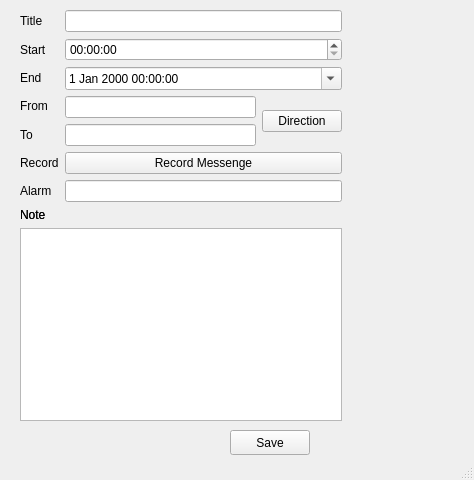
<?xml version="1.0" encoding="UTF-8"?>
<ui version="4.0">
 <class>choose</class>
 <widget class="QMainWindow" name="choose">
  <property name="geometry">
   <rect>
    <x>0</x>
    <y>0</y>
    <width>474</width>
    <height>480</height>
   </rect>
  </property>
  <property name="windowTitle">
   <string>MainWindow</string>
  </property>
  <widget class="QWidget" name="centralwidget">
   <widget class="QPushButton" name="okBtn">
    <property name="geometry">
     <rect>
      <x>230</x>
      <y>430</y>
      <width>80</width>
      <height>25</height>
     </rect>
    </property>
    <property name="text">
     <string>Save</string>
    </property>
   </widget>
   <widget class="QWidget" name="layoutWidget">
    <property name="geometry">
     <rect>
      <x>20</x>
      <y>10</y>
      <width>322</width>
      <height>411</height>
     </rect>
    </property>
    <layout class="QGridLayout" name="gridLayout_4">
     <item row="2" column="0">
      <layout class="QGridLayout" name="gridLayout_3">
       <item row="1" column="0">
        <widget class="QLabel" name="label_5">
         <property name="text">
          <string>Note</string>
         </property>
        </widget>
       </item>
       <item row="2" column="0">
        <widget class="QTextEdit" name="comment"/>
       </item>
      </layout>
     </item>
     <item row="0" column="0">
      <layout class="QGridLayout" name="gridLayout_2">
       <item row="1" column="0">
        <widget class="QLabel" name="label_8">
         <property name="text">
          <string>Alarm</string>
         </property>
        </widget>
       </item>
       <item row="0" column="0">
        <layout class="QVBoxLayout" name="verticalLayout">
         <item>
          <widget class="QLabel" name="label">
           <property name="text">
            <string>Title</string>
           </property>
          </widget>
         </item>
         <item>
          <widget class="QLabel" name="label_7">
           <property name="text">
            <string>Start</string>
           </property>
          </widget>
         </item>
         <item>
          <widget class="QLabel" name="label_4">
           <property name="text">
            <string>End</string>
           </property>
          </widget>
         </item>
         <item>
          <widget class="QLabel" name="label_2">
           <property name="text">
            <string>From</string>
           </property>
          </widget>
         </item>
         <item>
          <widget class="QLabel" name="label_3">
           <property name="text">
            <string>To</string>
           </property>
          </widget>
         </item>
         <item>
          <widget class="QLabel" name="label_6">
           <property name="text">
            <string>Record</string>
           </property>
          </widget>
         </item>
        </layout>
       </item>
       <item row="0" column="2">
        <layout class="QGridLayout" name="gridLayout">
         <item row="4" column="0">
          <widget class="QLineEdit" name="LocationTo"/>
         </item>
         <item row="1" column="0" colspan="2">
          <widget class="QTimeEdit" name="timeFrom">
           <property name="calendarPopup">
            <bool>true</bool>
           </property>
          </widget>
         </item>
         <item row="0" column="0" colspan="2">
          <widget class="QLineEdit" name="title"/>
         </item>
         <item row="3" column="0">
          <widget class="QLineEdit" name="LocationFrom"/>
         </item>
         <item row="2" column="0" colspan="2">
          <widget class="QDateTimeEdit" name="timeTo">
           <property name="calendarPopup">
            <bool>true</bool>
           </property>
          </widget>
         </item>
         <item row="3" column="1" rowspan="2">
          <widget class="QPushButton" name="dirBtn">
           <property name="text">
            <string>Direction</string>
           </property>
           <property name="iconSize">
            <size>
             <width>16</width>
             <height>16</height>
            </size>
           </property>
           <property name="default">
            <bool>false</bool>
           </property>
           <property name="flat">
            <bool>false</bool>
           </property>
          </widget>
         </item>
         <item row="5" column="0" colspan="2">
          <widget class="QPushButton" name="recBtn">
           <property name="text">
            <string>Record Messenge</string>
           </property>
          </widget>
         </item>
        </layout>
       </item>
       <item row="1" column="2">
        <widget class="QLineEdit" name="alarm"/>
       </item>
      </layout>
     </item>
     <item row="2" column="0">
      <layout class="QGridLayout" name="gridLayout_3">
       <item row="1" column="0">
        <widget class="QLabel" name="label_5">
         <property name="text">
          <string>Note</string>
         </property>
        </widget>
       </item>
       <item row="3" column="0">
        <widget class="QTextEdit" name="note"/>
       </item>
      </layout>
     </item>
    </layout>
   </widget>
  </widget>
  <widget class="QStatusBar" name="statusbar"/>
 </widget>
 <resources/>
 <connections/>
</ui>
